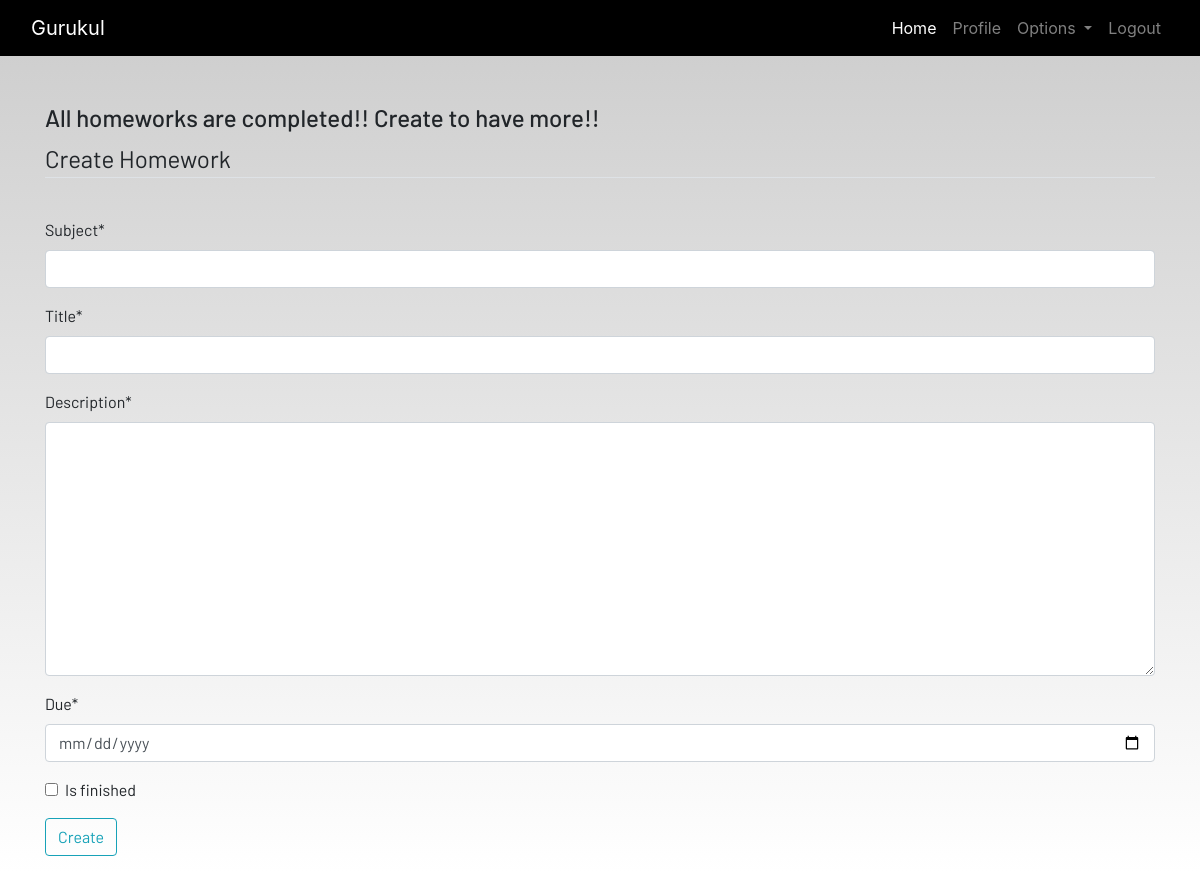
The app's page /homework (signed in), older data.
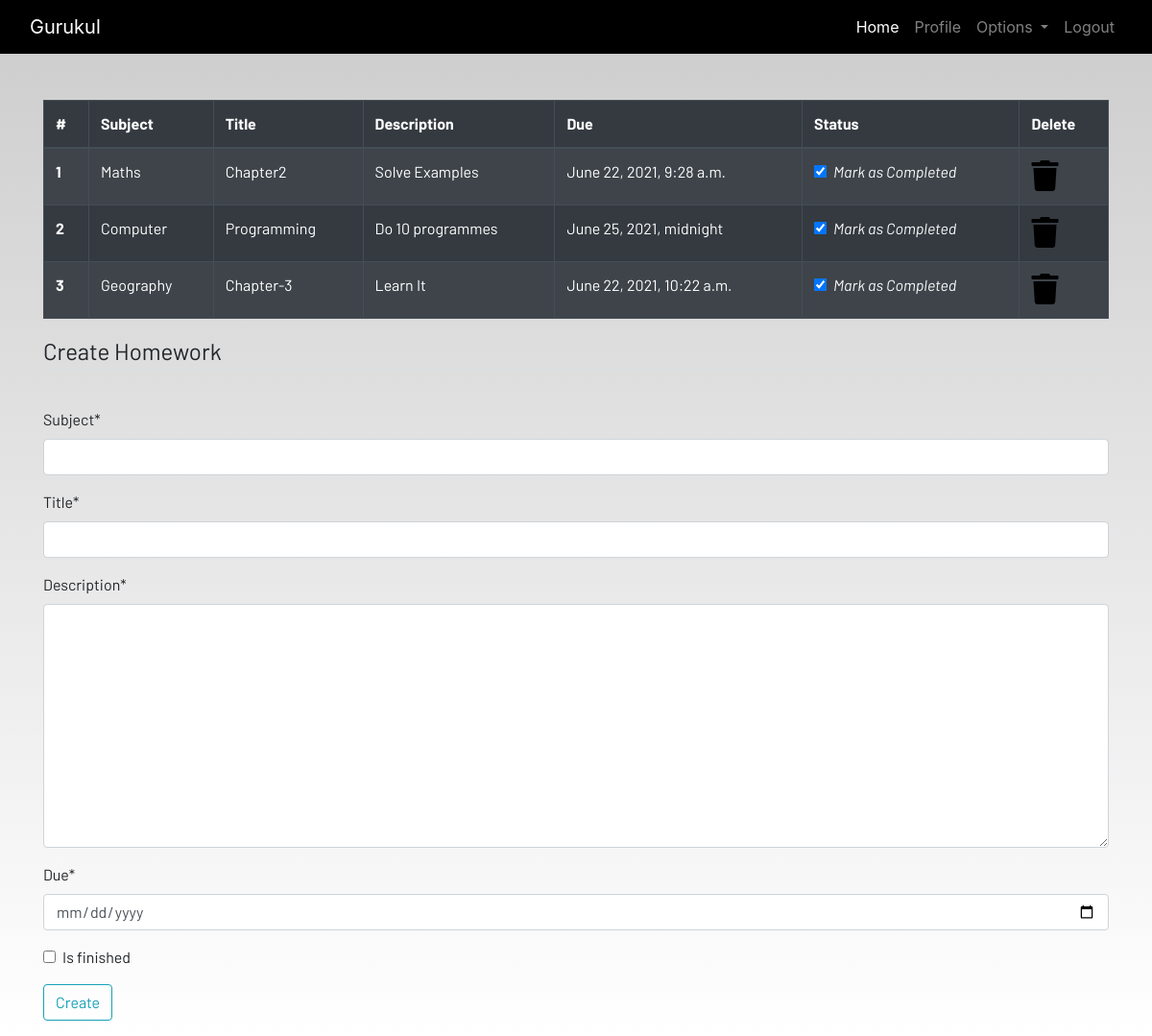
The same page, newer data.
### dashboard/models.py (models this page shows, shortened)
class Homework(models.Model):
    user = models.ForeignKey(User,on_delete=models.CASCADE)
    subject = models.CharField(max_length=50)
    title = models.CharField(max_length=50)
    description = models.TextField()
    due = models.DateTimeField()
    is_finished = models.BooleanField(default=False)

### dashboard/views.py (the view)
# urls.py: path('homework',views.homework,name="homework"),
@login_required
def homework(request):
    if request.method == "POST":
        form = HomeworkForm(request.POST)
        if form.is_valid():
            try:
                finished = request.POST['is_finished']
                if finished == 'on':
                    finished = True
                else:
                    finished = False
            except:
                finished = False
            homeworks = Homework(user=request.user,subject=request.POST['subject'],title=request.POST['title'],description=request.POST['description'],due=request.POST['due'],is_finished=finished)
            homeworks.save()
            messages.success(request,f'Homework added from {request.user.username} !!')
    else:
        form = HomeworkForm()
    homeworks = Homework.objects.filter(user=request.user)
    return render(request,'dashboard/homework.html',{'homeworks':homeworks,'form':form})

### dashboard/forms.py
class HomeworkForm(forms.ModelForm):
    class Meta:
        model = Homework
        widgets = {'due':DateInput()}
        fields = ['subject','title','description','due','is_finished']

### dashboard/templates/dashboard/homework.html (shortened to what this page needs)
{% extends 'dashboard/base.html' %}
{% load static %}
{% load crispy_forms_tags %}
{% block content %}
<div class="container">
    {% if homeworks.count != 0 %}
    <table class="table table-striped table-bordered table-hover table-dark">
        <thead>
            <tr>
                <th scope="col">#</th>
                <th scope="col">Subject</th>
                <th scope="col">Title</th>
                <th scope="col">Description</th>
                <th scope="col">Due</th>
                <th scope="col">Status</th>
                <th scope="col">Delete</th>
            </tr>
        </thead>
        <tbody>
            {% for homework in homeworks %}
            <tr>
                <th scope="row">{{forloop.counter}}</th>
                <td>{{homework.subject}}</td>
                <td>{{homework.title}}</td>
                <td>{{homework.description}}</td>
                <td>{{homework.due}}</td>
                <td>
                    <a href="{% url 'update-homework' homework.id %}">
                        <i class="form-check">
                            {% if homework.is_finished == True %}
                            <input class="form-check-input" type="checkbox" value="" checked>
                            {% else %}
                            <input class="form-check-input" type="checkbox" value="">
                            {% endif %}
                            <label class="form-check-label text-light" for="flexCheckDefault">
                                Mark as Completed
                            </label>
                        </i>
                    </a>
                </td>
                <td><a href="{% url 'delete-homework' homework.id %}"><i class="fa fa-trash fa-2x"></i></a></td>
            </tr>
            {% endfor %}
        </tbody>
    </table>
    {% else %}
    <h4>All homeworks are completed!! Create to have more!!</h4>
    {% endif %}
</div>
<div class=" container">
    <form method="POST">
        <fieldset class="form-group">
            <legend class="border-bottom mb-4">Create Homework</legend>
        </fieldset>
        {{form|crispy}}
        <div class="form-group">
            <button href="" class="btn btn-outline-info" type="submit">
                Create
            </button>
        </div>
    </form>
</div>
{% endblock content %}

### dashboard/templates/dashboard/base.html (shortened to what this page needs)
<!DOCTYPE html>
{% load static %}
<html lang="en">
<head>
  <link rel="stylesheet" href="https://stackpath.bootstrapcdn.com/bootstrap/4.3.1/css/bootstrap.min.css"
 />
  <link rel="stylesheet" href="https://use.fontawesome.com/releases/v5.7.2/css/all.css"
 />
  <link rel="stylesheet" href="{% static 'css/main.css' %}" />
</head>
<body>
  <header>
    <nav class="navbar navbar-expand-lg navbar-dark bg-dark">
      <div class="container-fluid">
        <a class="navbar-brand" href="{% url 'home' %}">Gurukul</a>
        <div class="collapse navbar-collapse justify-content-end" id="navbarSupportedContent">
          <ul class="navbar-nav mb-2 mb-lg-0">
            <li class="nav-item">
              <a class="nav-link active" aria-current="page" href="{% url 'home' %}">Home</a>
            </li>
            {% if user.is_authenticated %}
            <li class="nav-item">
              <a class="nav-link" href="{% url 'profile' %}">Profile</a>
            </li>
            <li class="nav-item dropdown">
              <a class="nav-link dropdown-toggle" href="#" id="navbarDropdown" role="button" data-toggle="dropdown"
                aria-haspopup="true" aria-expanded="false">
                Options
              </a>
            </li>
            <li class="nav-item">
              <a class="nav-link" href="{% url 'logout' %}">Logout</a>
            </li>
            {% endif %}
          </ul>
        </div>
      </div>
    </nav>
  </header>
  <br /><br />
  <main>
    {% block content %}
    {% endblock content %}
  </main>
</body>
</html>

### static/css/main.css (style rules this page uses)
html { scroll-behavior: smooth; height: 100%; width: 100%; }
main { font-family: Barlow, Quicksand, Rubik, sans-serif, serif, 'Times New Roman', Times, serif !important; }
.navbar { background-color: rgb(0, 0, 0) !important; }
a { text-decoration: none !important; color: black; }
html, body { max-width: 100%; overflow-x: hidden; height: 100%; width: 100%; }
body { background: linear-gradient(rgba(0, 0, 0, 0.2), rgba(255, 255, 255, 0.5)); overflow-x: hidden; background-repeat: no-repeat; }
.fa { color: black; }

Row changes from the older to the newer data that the page shows:
added Homework: subject "Maths", title "Chapter2", description "Solve Examples", due "June 22, 2021, 9:28 a.m."
added Homework: subject "Computer", title "Programming", description "Do 10 programmes", due "June 25, 2021, midnight"
added Homework: subject "Geography", title "Chapter-3", description "Learn It", due "June 22, 2021, 10:22 a.m."
Text that changed along with them:
text no longer shown: "All homeworks are completed!! Create to have more!!"
text now shown: "# Subject Title Description Due Status Delete"
